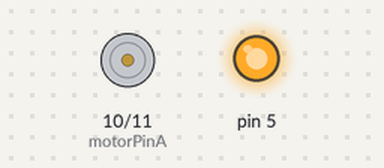
Bench run of a sketch on a simulated Arduino Uno, built with avr-gcc and run on an emulated ATmega328P. Parts: motor-driver pin pairs drawn as motors (green arrow = first pin HIGH = forward, orange = second pin HIGH = backward, longer = more drive), output pins drawn as LEDs (lit = HIGH).

Above: at 0.1 s.
At 9.1 s:
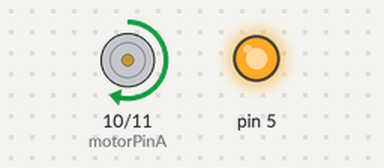
At 20.6 s:
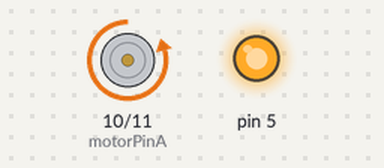
At 38.1 s:
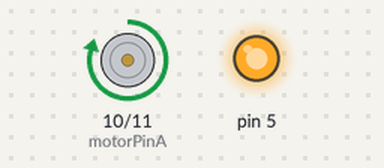
Timing chart, 0 to 40.0 s (numbered marks = the images above):
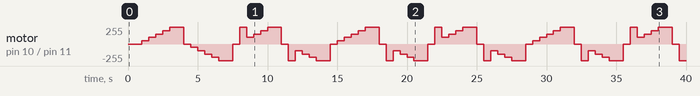

Measured:
- by itself, motor on pin 10 (motorPinA) / pin 11 (motorPinB): stopped → forward 50/255 at 1.0 s, → forward 100/255 0.50 s later, → forward 150/255 0.50 s later, → forward 200/255 0.50 s later, … (67 changes in this stretch)

The sketch:

motor_torque.ino
```cpp
const int motorPinA = 10;
const int motorPinB = 11;

void setup(){
  pinMode(motorPinA, OUTPUT);
  pinMode(motorPinB, OUTPUT);
  pinMode(5, OUTPUT);
  digitalWrite(5, HIGH);
}

void loop(){
  for(int i = 0; i<= 255; i=i+50){
    delay(500);
    analogWrite(motorPinA, i);
    analogWrite(motorPinB, 0);
  }
  delay(500);
  for(int j = 0; j<= 255; j=j+50){
    delay(500);
    analogWrite(motorPinA, 0);
    analogWrite(motorPinB, j);
  }
   delay(500);
}
```
